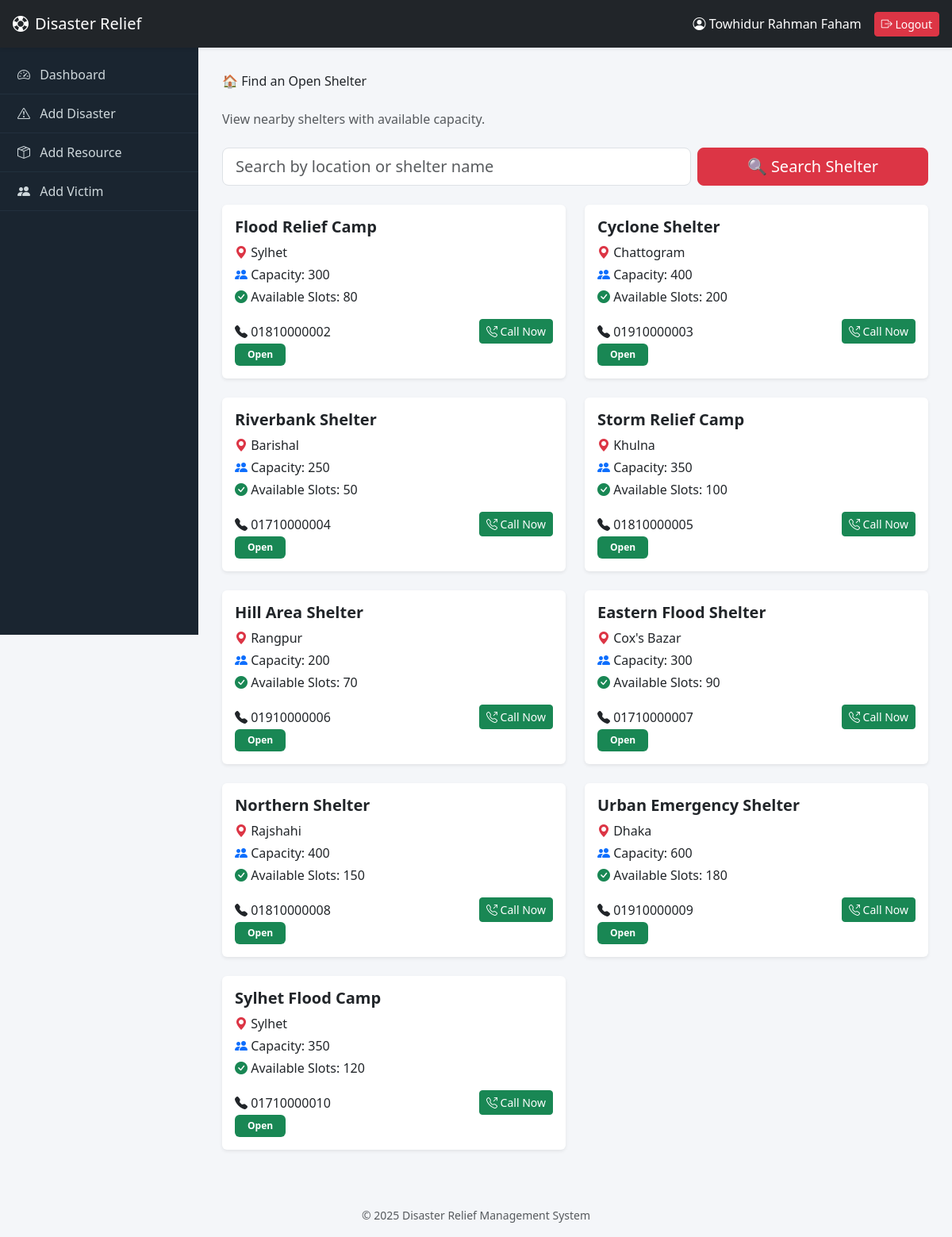
Page /find_shelter.php (signed in) on the committed database.
### tables this page shows
CREATE TABLE `shelters` (
  `id` int(11) NOT NULL,
  `name` varchar(150) DEFAULT NULL,
  `location` varchar(150) DEFAULT NULL,
  `capacity` int(11) DEFAULT NULL,
  `available_slots` int(11) DEFAULT NULL,
  `contact` varchar(50) DEFAULT NULL
);

### find_shelter.php (the view, shortened to what this page needs)
<?php
include 'config.php';
include 'header.php';
$search = $_GET['search'] ?? '';
$sql = "
    SELECT *
    FROM shelters
    WHERE available_slots > 0
";
$result = mysqli_query($conn, $sql);
?>
<div class="page-title mb-4">
    🏠 Find an Open Shelter
</div>
<p class="text-muted mb-4">
    View nearby shelters with available capacity.
</p>
<form method="GET" class="row g-2 mb-4">
    <div class="col-md-8">
        <input type="text"
            name="search"
            value="<?= htmlspecialchars($search); ?>"
            class="form-control form-control-lg"
            placeholder="Search by location or shelter name">
    </div>
    <div class="col-md-4">
        <button class="btn btn-danger btn-lg w-100">
            🔍 Search Shelter
        </button>
    </div>
</form>
<div class="row g-4">
    <?php if (mysqli_num_rows($result) > 0): ?>
        <?php while ($row = mysqli_fetch_assoc($result)): ?>
            <div class="col-md-6">
                <div class="card shadow-sm border-0 h-100">
                    <div class="card-body">
                        <h5 class="fw-bold mb-2">
                            <?= htmlspecialchars($row['name']); ?>
                        </h5>
                        <p class="mb-1">
                            <i class="bi bi-geo-alt-fill text-danger"></i>
                            <?= htmlspecialchars($row['location']); ?>
                        </p>
                        <p class="mb-1">
                            <i class="bi bi-people-fill text-primary"></i>
                            Capacity: <?= $row['capacity']; ?>
                        </p>
                        <p class="mb-2">
                            <i class="bi bi-check-circle-fill text-success"></i>
                            Available Slots: <?= $row['available_slots']; ?>
                        </p>
                        <div class="d-flex align-items-center justify-content-between mt-3">
                            <div>
                                <i class="bi bi-telephone-fill"></i>
                                <?= htmlspecialchars($row['contact']); ?>
                            </div>
                            <a href="tel:<?= htmlspecialchars($row['contact']); ?>"
                                class="btn btn-success btn-sm">
                                <i class="bi bi-telephone-outbound"></i> Call Now
                            </a>
                        </div>
                        <span class="badge bg-success px-3 py-2">
                            Open
                        </span>
                    </div>
                </div>
            </div>
        <?php endwhile; ?>
    <?php endif; ?>
</div>
<?php include 'footer.php'; ?>

### header.php (style rules this page uses)
:root { --navbar-height: 60px; --sidebar-width: 250px; }
body { background: #f4f6f9; margin: 0; padding: 0; }

### rows in the picture
shelters: name "Flood Relief Camp", location "Sylhet", capacity "300", available_slots "80", contact "01810000002"
shelters: name "Cyclone Shelter", location "Chattogram", capacity "400", available_slots "200", contact "01910000003"
shelters: name "Riverbank Shelter", location "Barishal", capacity "250", available_slots "50", contact "01710000004"
shelters: name "Storm Relief Camp", location "Khulna", capacity "350", available_slots "100", contact "01810000005"
shelters: name "Hill Area Shelter", location "Rangpur", capacity "200", available_slots "70", contact "01910000006"
shelters: name "Eastern Flood Shelter", location "Cox's Bazar", capacity "300", available_slots "90", contact "01710000007"
shelters: name "Northern Shelter", location "Rajshahi", capacity "400", available_slots "150", contact "01810000008"
shelters: name "Urban Emergency Shelter", location "Dhaka", capacity "600", available_slots "180", contact "01910000009"
shelters: name "Sylhet Flood Camp", location "Sylhet", capacity "350", available_slots "120", contact "01710000010"

### other values in the picture
$name "Towhidur Rahman Faham"
